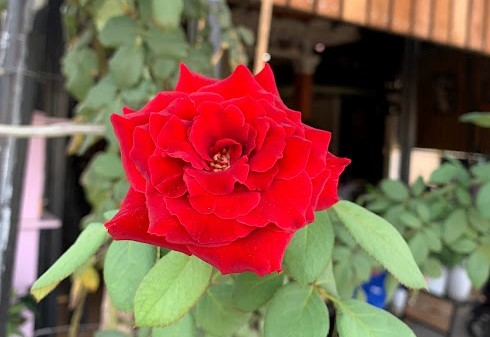
#> input picture image/rose.jpg, 490 x 337 px
$ jupyter execute lab2.ipynb
#> lines starting #> are read from the running program, lines starting #| are printed output that depends on the picture
[cell 1]
import cv2
import numpy as np
import PIL.Image as Image
from IPython.display import display
import math

[cell 2]
flower = cv2.imread('./image/rose.jpg')
#> flower is the input picture: shape (337, 490, 3); mean B, G, R 73.9, 89.4, 131.5

[cell 3]
flower.shape
#> Out = (337, 490, 3)

[cell 4]
flower_gray = cv2.cvtColor(flower,cv2.COLOR_BGR2GRAY)
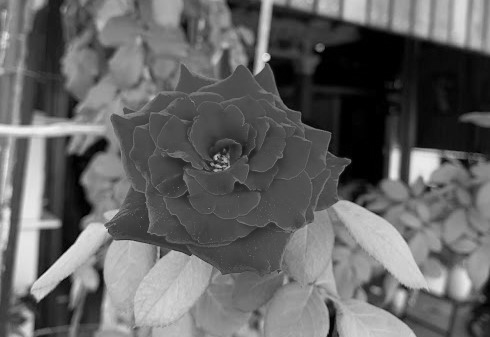
#> flower_gray: shape (337, 490); min 0, max 248, mean 100.2

[cell 5]
display(Image.fromarray(flower_gray))

[cell 6]
flower_gray

Loc Gaussian

[cell 7]
filter_gaussian = np.array([(math.pow(math.exp(1),-1)/4.8976,math.pow(math.exp(1),-0.5)/4.8976,math.pow(math.exp(1),-1)/4.8976),
                   (math.pow(math.exp(1),-0.5)/4.8976,1/4.8976,math.pow(math.exp(1),-0.5)/4.8976),
                   (math.pow(math.exp(1),-1)/4.8976,math.pow(math.exp(1),-0.5)/4.8976,math.pow(math.exp(1),-1)/4.8976)])

[cell 8]
filter_gaussian

[cell 9]
arr_gaussian = np.array(flower_gray)
arr_gaussian

[cell 10]
new_arr_gaussian = np.zeros((flower_gray.shape[0]+filter_gaussian.shape[0]-1,flower_gray.shape[1]+filter_gaussian.shape[1]-1))
for i in range(flower_gray.shape[0]):
    for j in range(flower_gray.shape[1]):
      new_arr_gaussian[i + int((filter_gaussian.shape[0]-1)/2), j + int((filter_gaussian.shape[1]-1)/2)] = flower_gray[i,j]
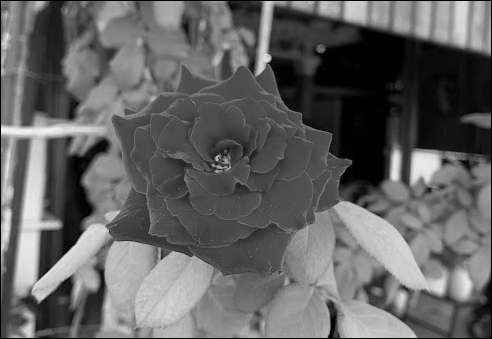
#> new_arr_gaussian: shape (339, 492) float64; min 0, max 248, mean 99.2
row = new_arr_gaussian.shape[0]
#> row = 339
col = new_arr_gaussian.shape[1]
#> col = 492
new_arr_gaussian[0:row,0:1] = new_arr_gaussian[0:row,1:2]
new_arr_gaussian[0:row,col-1:col] = new_arr_gaussian[0:row,col-2:col-1]
new_arr_gaussian[0:1,0:col] = new_arr_gaussian[1:2,0:col]
new_arr_gaussian[row-1:row,0:col] = new_arr_gaussian[row-2:row-1,0:col]
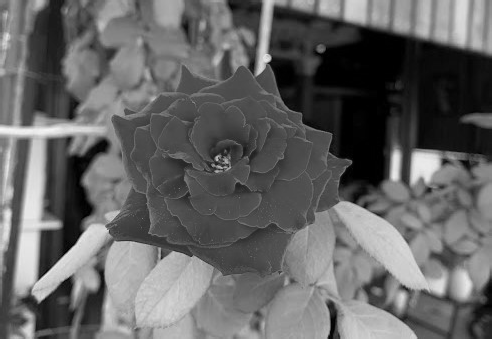
#> new_arr_gaussian: shape (339, 492) float64; min 0, max 248, mean 100.5
new_arr_gaussian

[cell 11]
for i in range(flower_gray.shape[0]):
    for j in range(flower_gray.shape[1]):
      temp = new_arr_gaussian[i:i+filter_gaussian.shape[0],j:j+filter_gaussian.shape[1]]
      res = np.sum(temp*filter_gaussian)
      arr_gaussian[i,j] = res
arr_gaussian

[cell 12]
display(Image.fromarray(arr_gaussian))

Loc Laplace

[cell 13]
filter_laplace = np.array([(0,-1,0),(-1,5,-1),(0,-1,0)])
new_arr_laplace = np.zeros((flower_gray.shape[0]+filter_laplace.shape[0]-1,flower_gray.shape[1]+filter_laplace.shape[1]-1))
for i in range(flower_gray.shape[0]):
    for j in range(flower_gray.shape[1]):
      new_arr_laplace[i + int((filter_laplace.shape[0]-1)/2), j + int((filter_laplace.shape[1]-1)/2)] = flower_gray[i,j]
row = new_arr_laplace.shape[0]
col = new_arr_laplace.shape[1]
new_arr_laplace[0:row,0:1] = new_arr_laplace[0:row,1:2]
new_arr_laplace[0:row,col-1:col] = new_arr_laplace[0:row,col-2:col-1]
new_arr_laplace[0:1,0:col] = new_arr_laplace[1:2,0:col]
new_arr_laplace[row-1:row,0:col] = new_arr_laplace[row-2:row-1,0:col]
new_arr_laplace

[cell 14]
arr_laplace = np.array(flower_gray)
for i in range(flower_gray.shape[0]):
  for j in range(flower_gray.shape[1]):
    temp = new_arr_laplace[i:i+filter_laplace.shape[0],j:j+filter_laplace.shape[1]]
    value = np.sum(temp*filter_laplace)
    if value<0:
      arr_laplace[i,j] = 0
    else:
      arr_laplace[i,j] = value
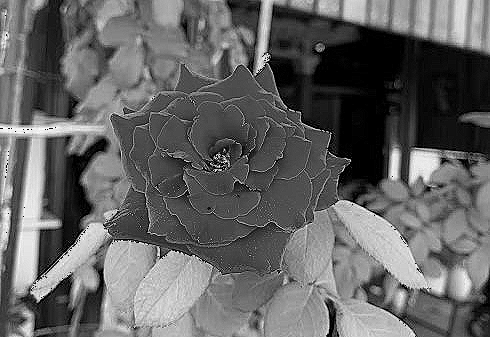
#> arr_laplace: shape (337, 490); min 0, max 255, mean 100
arr_laplace

[cell 15]
display(Image.fromarray(arr_laplace))

Loc sobel

[cell 16]
filter_x = np.array([(-1,-2,-1),(0,0,0),(1,2,1)])
filter_y = np.array([(-1,0,1),(-2,0,2),(-1,0,1)])
new_arr_sobel = np.zeros((flower_gray.shape[0]+filter_x.shape[0]-1,flower_gray.shape[1]+filter_x.shape[1]-1))
for i in range(flower_gray.shape[0]):
    for j in range(flower_gray.shape[1]):
      new_arr_sobel[i + int((filter_x.shape[0]-1)/2), j + int((filter_x.shape[1]-1)/2)] = flower_gray[i,j]
row = new_arr_sobel.shape[0]
col = new_arr_sobel.shape[1]
new_arr_sobel[0:row,0:1] = new_arr_sobel[0:row,1:2]
new_arr_sobel[0:row,col-1:col] = new_arr_sobel[0:row,col-2:col-1]
new_arr_sobel[0:1,0:col] = new_arr_sobel[1:2,0:col]
new_arr_sobel[row-1:row,0:col] = new_arr_sobel[row-2:row-1,0:col]
new_arr_sobel

[cell 17]
arr_sobel = np.array(flower_gray)
for i in range(flower_gray.shape[0]):
    for j in range(flower_gray.shape[1]):
      temp = new_arr_sobel[i:i+filter_x.shape[0],j:j+filter_x.shape[1]]
      res_x = np.sum(temp*filter_x)
      res_y = np.sum(temp*filter_y)
      value = res_x + res_y
      if value < 0 :
        arr_sobel[i,j] = 0
      else:
        arr_sobel[i,j] = value
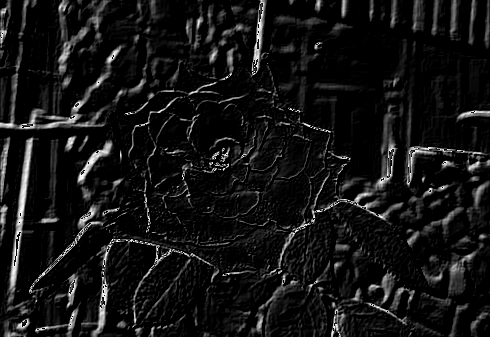
#> arr_sobel: shape (337, 490); min 0, max 254, mean 20.2
arr_sobel

[cell 18]
display(Image.fromarray(arr_sobel))

Laplacian of Gaussian (LoG)

[cell 19]
filter_log = np.array([(0,1,0),(1,-4,1),(0,1,0)])
new_arr_log = np.array(new_arr_sobel)
arr_log = np.array(flower_gray)
for i in range(flower_gray.shape[0]):
    for j in range(flower_gray.shape[1]):
      temp = new_arr_log[i:i+filter_log.shape[0],j:j+filter_log.shape[1]]
      value = np.sum(temp*filter_log)
      if value < 0 :
        arr_log[i,j] = 0
      else:
        arr_log[i,j] = value
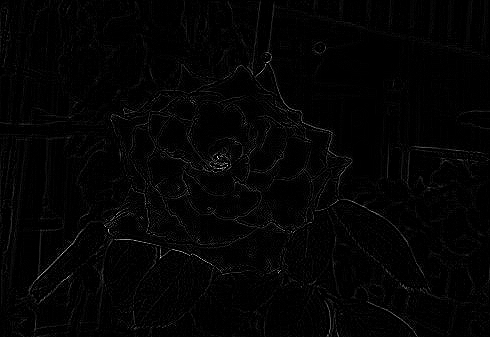
#> arr_log: shape (337, 490); min 0, max 248, mean 3.9
arr_log

$ run again, with image/Flower1.jpg copied over image/rose.jpg
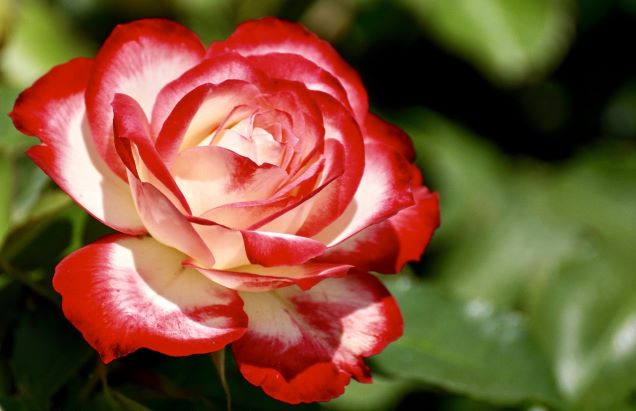
#> input picture image/Flower1.jpg, 636 x 411 px
#> flower is the input picture: shape (411, 636, 3); mean B, G, R 54.3, 83.7, 125.3
#> after the loop `for i in range(flower_gray.shape[0]):`:
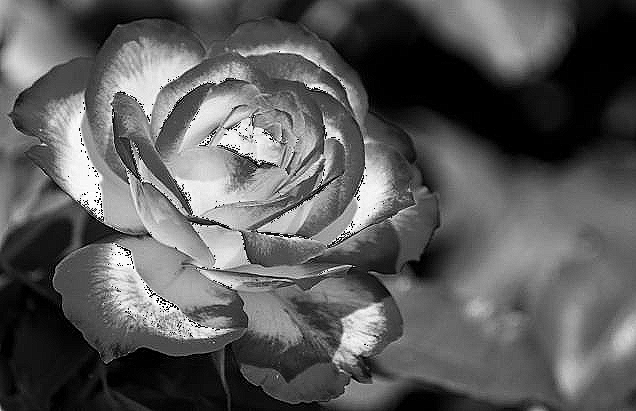
#> arr_laplace: shape (411, 636); min 0, max 255, mean 91.5
#> after the loop `for i in range(flower_gray.shape[0]):`:
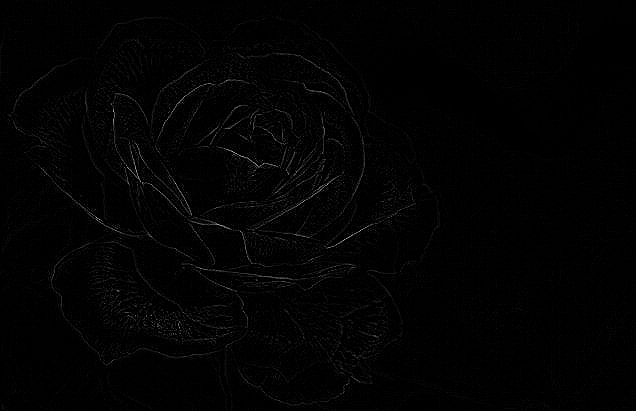
#> arr_log: shape (411, 636); min 0, max 191, mean 2.6
